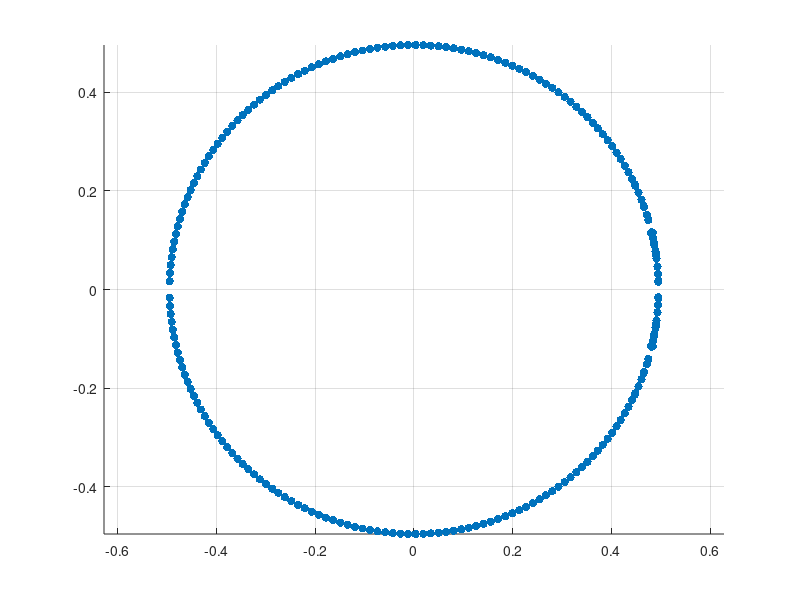

Reproduce this figure in MATLAB.
t1=1.1;
t2=1;
gamma=4/3;
t3=0.0001;
L=100;
H=zeros(2*L,2*L);
for n=1:L 
H(2*n-1,2*n)=t1+gamma/2;
if n>1
H(2*n-1,2*(n-1))=t2;
end
if n<L
H(2*n-1,2*(n+1))=t3;
end
H(2*n,2*n-1)=t1-gamma/2;
if n>1
H(2*n,2*(n-1)-1)=t3;
end
if n<L
H(2*n,2*(n+1)-1)=t2;
end
end
E=eig(H);
beta_list = [];
tol=0.01; 
for i=1:length(E)
e=E(i);
a=t1+gamma/2;
b=t1-gamma/2;
%最后还是选择直接解筛根，一开始我就用的这个思路，但是筛选步骤略有不慎……
c4=t3*t2;
c3=a*t2+t3*b;
c2=t2^2+a*b+t3^2-e^2;
c1=t2*b+a.*t3;
c0=t3*t2;
roots_beta=roots([c4,c3,c2,c1,c0]);

for j=1:4
beta_j=roots_beta(j);
for k=j+1:4%这种写法可以极大的简化循环中的结构
beta_k=roots_beta(k);
if abs(abs(beta_j)-abs(beta_k))<tol
beta_list=[beta_list; beta_j;beta_k];
end
end
end
end
figure;
scatter(real(beta_list), imag(beta_list),'filled');
axis equal;
grid on;